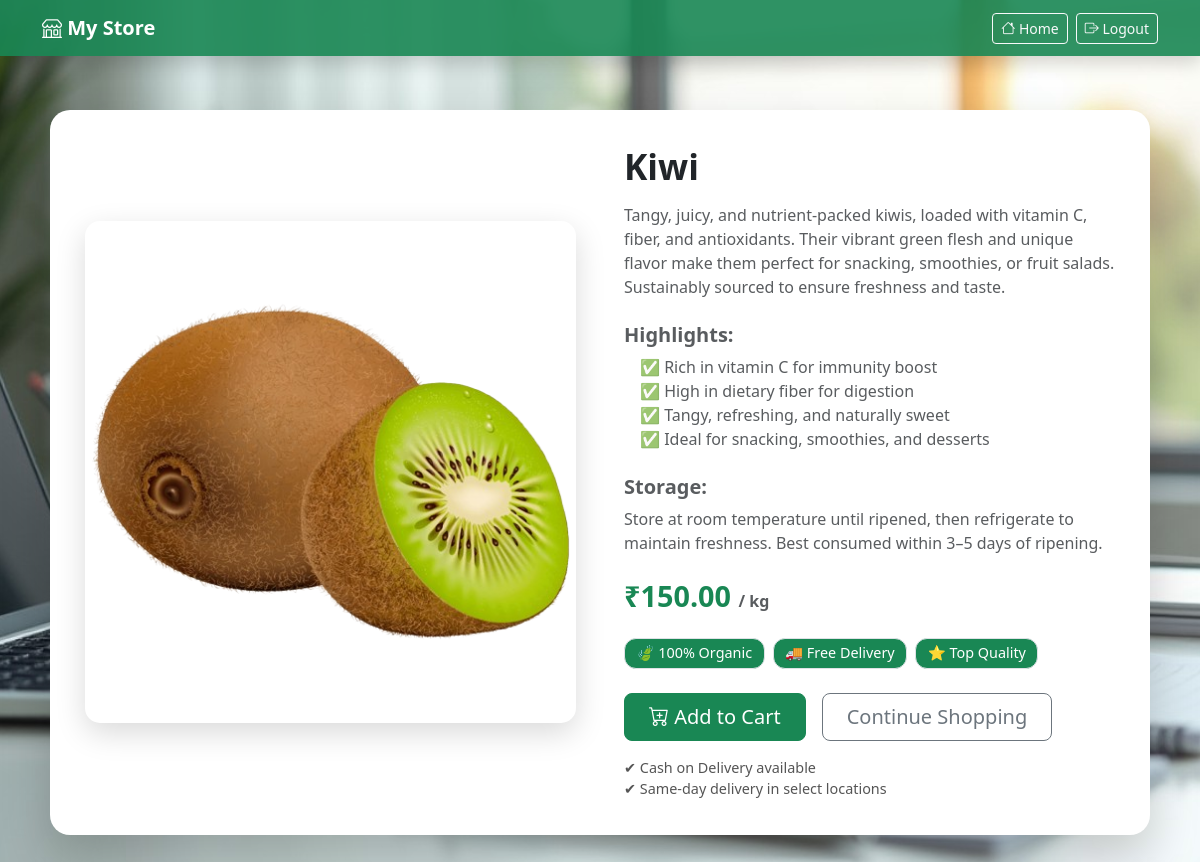
Page /product/4/ (signed in) on the committed database.
### core/models.py (models this page shows, shortened)
class Product(models.Model):
    name = models.CharField(max_length=200)
    description = models.TextField(blank=True)
    price = models.DecimalField(max_digits=10, decimal_places=2)
    image = models.ImageField(upload_to='products/', blank=True, null=True)
    is_active = models.BooleanField(default=True)
    created_at = models.DateTimeField(auto_now_add=True)

### core/views.py (the view)
# urls.py: path('product/<int:pk>/', product_detail, name='product_detail'),
@login_required
def product_detail(request, pk):
    product = get_object_or_404(Product, pk=pk)
    return render(request, 'product_detail.html', {'product': product})

### templates/product_detail.html (shortened to what this page needs)
{% load static %}
<!DOCTYPE html>
<html lang="en">
<head>
    <link href="https://cdn.jsdelivr.net/npm/bootstrap@5.3.2/dist/css/bootstrap.min.css" rel="stylesheet">
    <link href="https://cdn.jsdelivr.net/npm/bootstrap-icons@1.11.1/font/bootstrap-icons.css" rel="stylesheet">
</head>
<body>
<nav class="navbar navbar-expand-lg navbar-dark fixed-top shadow">
    <div class="container">
        <a class="navbar-brand fw-bold" href="/">
            <i class="bi bi-shop"></i> My Store
        </a>
        <div class="ms-auto d-flex align-items-center">
            <a href="{% url 'dashboard'  %}" class="btn btn-outline-light btn-sm me-2">
                <i class="bi bi-house"></i> Home
            </a>
            <a href="{% url 'logout' %}" class="btn btn-outline-light btn-sm">
                <i class="bi bi-box-arrow-right"></i> Logout
            </a>
        </div>
    </div>
</nav>
<div class="container product-container">
    <div class="row g-5 align-items-center">
        <div class="col-lg-6">
            {% if product.image %}
                <img src="{{ product.image.url }}" alt="{{ product.name }}" class="product-image">
            {% else %}
                <img src="{% static 'images/default.png' %}" alt="No image" class="product-image">
            {% endif %}
        </div>
        <div class="col-lg-6 product-info">
            <h2 class="fw-bold mb-3">{{ product.name }}</h2>
            <div class="text-muted mb-3">
                {{ product.description|safe }}
            </div>
            <h3 class="text-success fw-bold mb-4">
                ₹{{ product.price }}
                <small class="text-muted fs-6"> / kg</small>
            </h3>
            <div class="d-flex gap-2 mb-4 flex-wrap">
                <span class="badge badge-custom bg-success text-white border">🍃 100% Organic</span>
                <span class="badge badge-custom bg-success text-white border">🚚 Free Delivery</span>
                <span class="badge badge-custom bg-success text-white border">⭐ Top Quality</span>
            </div>
            <div class="d-flex gap-3 flex-wrap mb-3">
                <a href="#" class="btn btn-success btn-lg px-4">
                    <i class="bi bi-cart-plus"></i> Add to Cart
                </a>
                <a href="{% url 'dashboard'  %}" class="btn btn-outline-secondary btn-lg px-4">
                    Continue Shopping
                </a>
            </div>
            <div class="extra-info">
                ✔ Cash on Delivery available <br>
                ✔ Same-day delivery in select locations
            </div>
        </div>
    </div>
</div>
</body>
</html>

### rows in the picture
Product: image (picture), name "Kiwi", description "Tangy, juicy, and nutrient-packed kiwis, loaded with vitamin C, fiber, and antioxidants. Their vibrant green flesh and unique flavor make them perfect for snacking, smoothies, or fruit salads. Sustainably sourced to ensure freshness and taste. Highlights: ✅ Rich in vitamin C for immunity boost ✅ High in dietary fiber for digestion ✅ Tangy, refreshing, and naturally sweet ✅ Ideal for snacking, smoothies, and desserts Storage: Store at room temperature until ripened, then refrigerate to maintain freshness. Best consumed within 3–5 days of ripening.", price "150.00"
